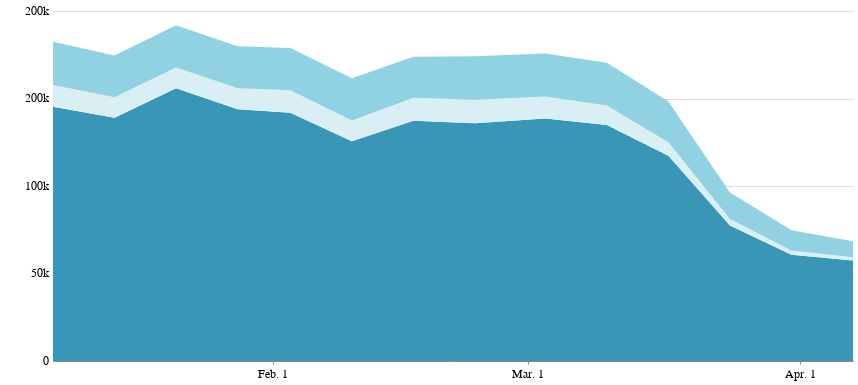

The notebook cell this image was saved under:
### Code cell
all_flights_chart_desktop = alt.Chart(flights_us_eu_global_melt).mark_area(size=4,color='#006D8F').encode(
    x=alt.X('date:T', title='', axis=alt.Axis(grid=False, tickCount=6, format='%b. %-d')),
    y=alt.Y('flights:Q', title='', axis=alt.Axis(tickSize=0, offset=3,
                            domainOpacity=0, grid=True, tickCount=6, format='.0s'),
                             sort=alt.EncodingSortField(
                                field="location",
                                op="sum",
                                order="ascending")),
    color=alt.Color('location:N',
                   scale=alt.Scale(
            domain=['usa', 'europe', 'world'],
            range=['#90d1e2', '#d9eff4', '#3996b7']), legend=None),
).properties(width=800, height=350,
    title=''
)

all_flights_chart_desktop.configure_view(strokeOpacity=0)

### Figure 1 — Vega-Lite specification as saved in the notebook (floating-point values rounded to 4 significant figures)
{"config": {"view": {"width": 800, "height": 450, "strokeOpacity": 0}, "background": "#ffffff", "title": {"anchor": "start", "font": "Benton Gothic Bold, sans", "fontColor": "#000000", "fontSize": 22, "fontWeight": "normal"}, "arc": {"fill": "#82c6df"}, "area": {"fill": "#82c6df"}, "line": {"stroke": "#82c6df", "strokeWidth": 3}, "path": {"stroke": "#82c6df"}, "rect": {"fill": "#82c6df"}, "shape": {"stroke": "#82c6df"}, "bar": {"fill": "#82c6df"}, "point": {"stroke": "#82c6df"}, "symbol": {"fill": "#82c6df", "size": 30}, "axis": {"titleFont": "Benton Gothic Bold, sans", "titleFontSize": 13, "titleFontWeight": "normal", "labelFont": "Benton Gothic, sans", "labelFontSize": 11.5, "labelFontWeight": "normal"}, "axisX": {"labelAngle": 0, "labelPadding": 4, "tickSize": 3}, "axisY": {"labelBaseline": "middle", "maxExtent": 45, "minExtent": 45, "tickSize": 2, "titleAlign": "left", "titleAngle": 0, "titleX": -45, "titleY": -11}, "legend": {"titleFont": "Benton Gothic Bold, sans", "titleFontSize": 13, "titleFontWeight": "normal", "symbolType": "square", "labelFont": "Benton Gothic, sans", "labelFontSize": 11.5}, "range": {"category": ["#3580b1", "#ec8431", "#ab7fb4", "#c89d29", "#adc839", "#829eb1"], "diverging": ["#e68a4f", "#f4bb6a", "#f9e39c", "#dadfe2", "#a6b7c6", "#849eae"], "heatmap": ["#fbf2c7", "#f9e39c", "#f8d36e", "#f4bb6a", "#e68a4f", "#d15a40", "#ab4232"], "ordinal": ["#fbf2c7", "#f9e39c", "#f8d36e", "#f4bb6a", "#e68a4f", "#d15a40", "#ab4232"], "ramp": ["#fbf2c7", "#f9e39c", "#f8d36e", "#f4bb6a", "#e68a4f", "#d15a40", "#ab4232"]}}, "data": {"name": "data-72ba38d5c64d21ab7cd4a37215b677a0"}, "mark": {"type": "area", "color": "#006D8F", "size": 4}, "encoding": {"color": {"type": "nominal", "field": "location", "legend": null, "scale": {"domain": ["usa", "europe", "world"], "range": ["#90d1e2", "#d9eff4", "#3996b7"]}}, "x": {"type": "temporal", "axis": {"format": "%b. %-d", "grid": false, "tickCount": 6}, "field": "date", "title": ""}, "y": {"type": "quantitative", "axis": {"domainOpacity": 0, "format": ".0s", "grid": true, "offset": 3, "tickCount": 6, "tickSize": 0}, "field": "flights", "sort": {"field": "location", "op": "sum", "order": "ascending"}, "title": ""}}, "height": 350, "title": "", "width": 800, "$schema": "https://vega.github.io/schema/vega-lite/v4.0.2.json", "datasets": {"data-72ba38d5c64d21ab7cd4a37215b677a0": [{"date": "2020-01-07T00:00:00", "location": "world", "flights": 145268}, {"date": "2020-01-14T00:00:00", "location": "world", "flights": 139058}, {"date": "2020-01-21T00:00:00", "location": "world", "flights": 155799}, {"date": "2020-01-28T00:00:00", "location": "world", "flights": 143885}, {"date": "2020-02-03T00:00:00", "location": "world", "flights": 141860}, {"date": "2020-02-10T00:00:00", "location": "world", "flights": 125585}, {"date": "2020-02-17T00:00:00", "location": "world", "flights": 137220}, {"date": "2020-02-24T00:00:00", "location": "world", "flights": 135916}, {"date": "2020-03-03T00:00:00", "location": "world", "flights": 138636}, {"date": "2020-03-10T00:00:00", "location": "world", "flights": 134868}, {"date": "2020-03-17T00:00:00", "location": "world", "flights": 117324}, {"date": "2020-03-24T00:00:00", "location": "world", "flights": 77397}, {"date": "2020-03-31T00:00:00", "location": "world", "flights": 60753}, {"date": "2020-04-07T00:00:00", "location": "world", "flights": 57441}, {"date": "2020-01-07T00:00:00", "location": "europe", "flights": 12410}, {"date": "2020-01-14T00:00:00", "location": "europe", "flights": 11606}, {"date": "2020-01-21T00:00:00", "location": "europe", "flights": 11866}, {"date": "2020-01-28T00:00:00", "location": "europe", "flights": 11952}, {"date": "2020-02-03T00:00:00", "location": "europe", "flights": 12890}, {"date": "2020-02-10T00:00:00", "location": "europe", "flights": 11905}, {"date": "2020-02-17T00:00:00", "location": "europe", "flights": 13225}, {"date": "2020-02-24T00:00:00", "location": "europe", "flights": 13327}, {"date": "2020-03-03T00:00:00", "location": "europe", "flights": 12575}, {"date": "2020-03-10T00:00:00", "location": "europe", "flights": 11111}, {"date": "2020-03-17T00:00:00", "location": "europe", "flights": 7609}, {"date": "2020-03-24T00:00:00", "location": "europe", "flights": 3755}, {"date": "2020-03-31T00:00:00", "location": "europe", "flights": 2411}, {"date": "2020-04-07T00:00:00", "location": "europe", "flights": 1827}, {"date": "2020-01-07T00:00:00", "location": "usa", "flights": 24820}, {"date": "2020-01-14T00:00:00", "location": "usa", "flights": 23922}, {"date": "2020-01-21T00:00:00", "location": "usa", "flights": 24129}, {"date": "2020-01-28T00:00:00", "location": "usa", "flights": 24088}, {"date": "2020-02-03T00:00:00", "location": "usa", "flights": 24064}, {"date": "2020-02-10T00:00:00", "location": "usa", "flights": 24147}, {"date": "2020-02-17T00:00:00", "location": "usa", "flights": 23407}, {"date": "2020-02-24T00:00:00", "location": "usa", "flights": 24961}, {"date": "2020-03-03T00:00:00", "location": "usa", "flights": 24553}, {"date": "2020-03-10T00:00:00", "location": "usa", "flights": 24497}, {"date": "2020-03-17T00:00:00", "location": "usa", "flights": 23294}, {"date": "2020-03-24T00:00:00", "location": "usa", "flights": 15072}, {"date": "2020-03-31T00:00:00", "location": "usa", "flights": 11495}, {"date": "2020-04-07T00:00:00", "location": "usa", "flights": 9191}]}}
